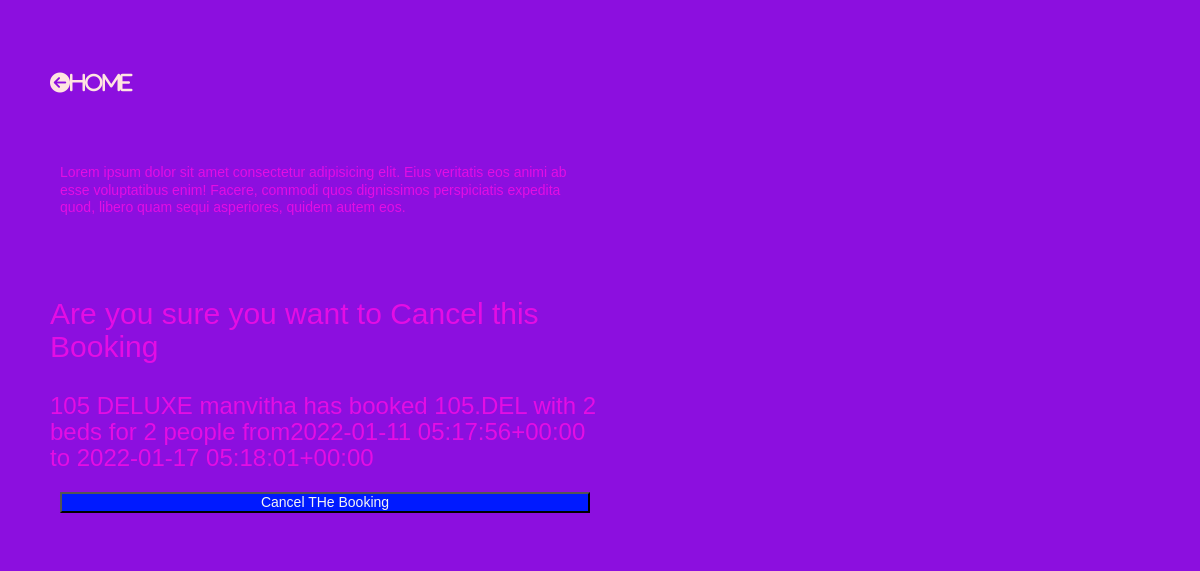
The page /booking/cancel/3 on the database its author committed.
### hotelapp/models.py (models this page shows, shortened)
class Booking(models.Model):
    user=models.ForeignKey(settings.AUTH_USER_MODEL, on_delete=models.CASCADE)
    room=models.ForeignKey(Room, on_delete=models.CASCADE)
    check_in=models.DateTimeField()
    check_out=models.DateTimeField()
    def __str__(self):
        return f'{self.user} has booked {self.room} from{self.check_in} to {self.check_out}'
    def get_room_category(self):
        room_categories = dict(self.room.room_categories)
        room_category = room_categories.get(self.room.category)
        return room_category

class Room(models.Model):
    room_categories= [
        ('YAC','AC'),
        ('NAC','NON-AC'),
        ('DEL','DELUXE'),
        ('KIN','KING'),
        ('QUE','QUEEN')
    ]
    number=models.IntegerField()
    category=models.CharField(max_length=30, choices=room_categories)
    beds=models.IntegerField()
    capacity=models.IntegerField()
    def __str__(self):
        return f'{self.number}.{self.category} with {self.beds} beds for  {self.capacity} people'

### hotelapp/views.py (the view)
# urls.py: path('booking/cancel/<pk>',  cancelBookingview.as_view(), name='cancelBookingview'),
class cancelBookingview(DeleteView):
    model = Booking
    template_name = "booking_cancel_view.html"
    success_url = reverse_lazy('hotelapp:BookingListView')

### templates/booking_cancel_view.html (shortened to what this page needs)
<!DOCTYPE html>
{% extends 'hotelapp/base.html' %}
{% block body_block %}
{% load static %}
<head>
<link rel="stylesheet" href="{% static "css/room_detail.css" %}">
</head>
<body>
    <div class="content">
        <div class="room"><br><br><br>
            <div class="home">
                 <a href="/booking_list"><i class="fa fa-arrow-circle-left">Home</i></a>
            </div>
            <div class="room-info">
                <p>Lorem ipsum dolor sit amet consectetur adipisicing elit. Eius veritatis eos animi ab esse voluptatibus enim! Facere, commodi quos dignissimos perspiciatis expedita quod, libero quam sequi asperiores, quidem autem eos.</p>
            </div>
            <form id="booking-form" action="" method="POST">
                <h2>Are you sure you want to Cancel this Booking</h2>
                <h3>{{booking.room.number}} {{booking.get_room_category}} {{booking}}</h3>
               <div class="input-div">
                   <button type="submit">Cancel THe Booking</button>
                </div>
            </form>
        </div>
    </div>
</body>
{% endblock %}

### static/css/room_detail.css (style rules this page uses)
* { padding: 0; margin : 0; box-sizing: border-box; }
body { background-color:rgb(140, 15, 223); color:rgb(228, 13, 228); font-family: 'Gill Sans', 'Gill Sans MT', Calibri, 'Trebuchet MS', sans-serif; line-height: 1.25; height: 100vh; }
.content { display: flex; flex-direction: row; flex-wrap: wrap; width: 100%; justify-content: left; }
.room { flex: 0.5; margin: 2rem; display: flex; text-align: left; align-items: start; flex-direction: column; }
.home { flex: 0.2; }
.room-info { flex: 0.4; margin: 5rem 1rem; }
form { display: flex; flex: 0.4 1 auto; flex-direction:column; }
i { color: mistyrose; font-size: 2rem; }
.input-div { flex: 1 auto; margin: 1rem; display: flex; flex-direction: column; justify-content: space-between; }
button { background-color: rgb(0, 26, 255); color: whitesmoke; outline: none; }

### rows shown on the page
Booking: room.number "105", get_room_category "DELUXE", user+room+check_in "manvitha has booked 105.DEL with 2 beds for 2 people from2022-01-11 05:17:56+00:00 to 2022-01-17 05:18:01+00:00"
